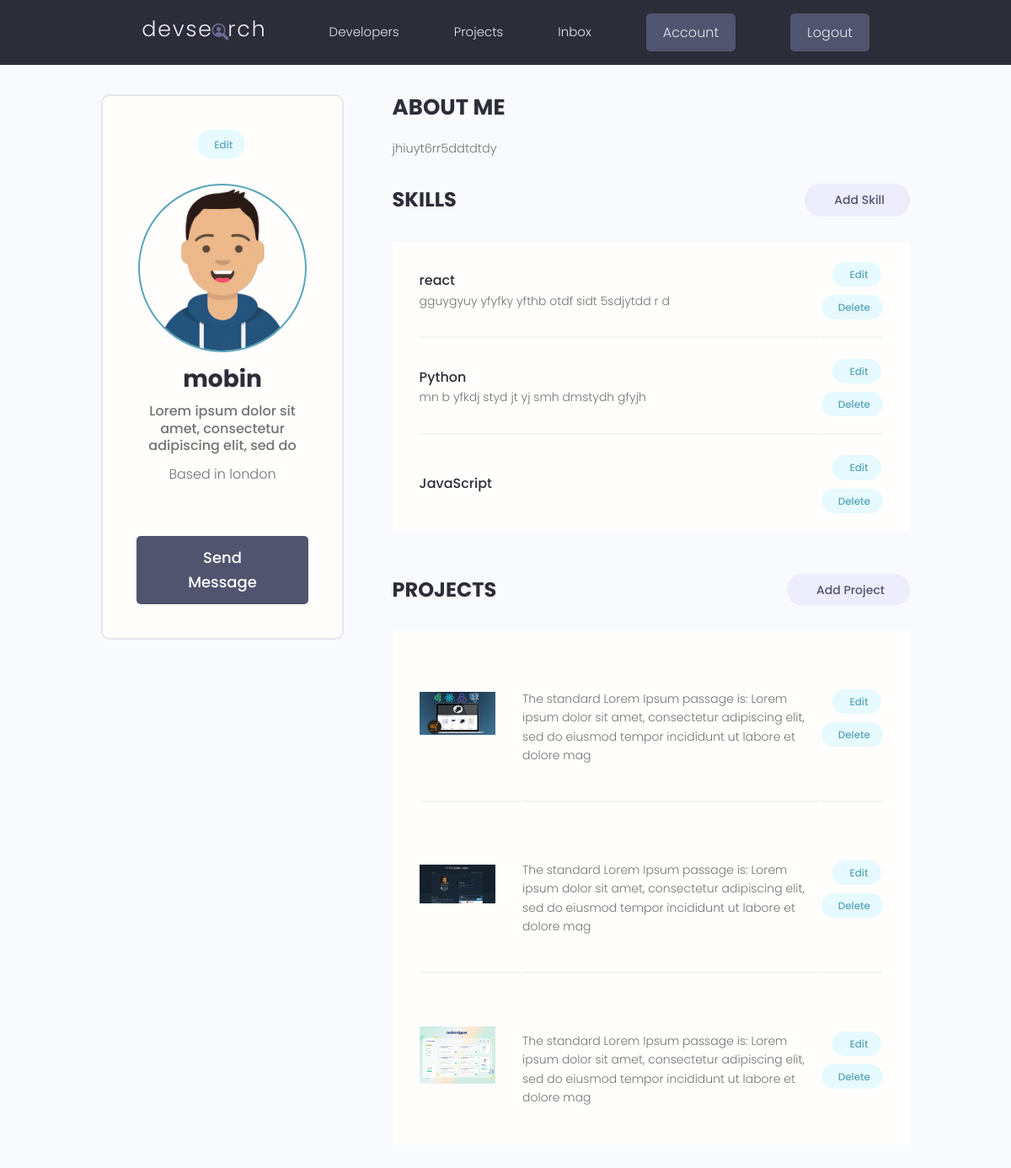
Screenshot of /account/ (signed in) with the database file from the repository.
### users/models.py (models this page shows, shortened)
class Profile(models.Model):
    user = models.OneToOneField(User, on_delete=models.CASCADE, null=True, blank=True,)
    name = models.CharField(max_length=200, null=True, blank=True)
    email = models.EmailField(max_length=500 , null=True, blank=True )
    username = models.CharField(max_length=200, null=True, blank=True)
    location = models.CharField(max_length=200, null=True, blank=True)
    short_intro = models.CharField(max_length=500, null=True, blank=True)
    bio = models.TextField(null=True, blank=True)
    profile_image = models.ImageField(null=True, blank=True,
                                      upload_to= 'profiles/', default='profiles/user-default.png')
    social_github = models.CharField(max_length=200, null=True, blank=True)
    social_twiiter =models.CharField(max_length=200, null=True, blank=True)
    social_linkedin =models.CharField(max_length=200, null=True, blank=True)
    social_youtube = models.CharField(max_length=200, null=True, blank=True)
    social_website = models.CharField(max_length=200, null=True, blank=True)
    created = models.DateField(auto_now_add=True)
    id = models.UUIDField(default=uuid.uuid4, unique=True,
                           primary_key= True, editable= False)

class Skill (models.Model):
    owner = models.ForeignKey(Profile, on_delete=models.CASCADE, null= True, blank=True,)
    name = models.CharField(max_length=200, null=True, blank=True)
    description = models.TextField(null=True, blank=True)
    created = models.DateField(auto_now_add=True)
    id = models.UUIDField(default=uuid.uuid4, unique=True,
                           primary_key= True, editable= False)

### projects/models.py (models this page shows, shortened)
class project(models.Model):
    owner = models.ForeignKey(
        Profile, null=True, blank= True, on_delete=models.SET_NULL)
    title = models.CharField(max_length= 200 )
    description = models.TextField(null= True , blank= True)
    featured_image = models.ImageField(null= True , blank= True , default= "default.jpg" )
    demo_link = models.CharField(max_length= 2000, null= True , blank= True)
    source_link = models.CharField(max_length= 2000, null= True , blank= True)
    tag = models.ManyToManyField('tag', blank=True)
    vote_total = models.IntegerField( default= 0 , blank= True, null= True)
    vote_ratio = models.IntegerField( default= 0 ,blank= True, null= True )
    created = models.DateField(auto_now_add=True)
    id = models.UUIDField(default=uuid.uuid4, unique=True, primary_key= True, editable= False)

### users/views.py (the view)
# urls.py: path('account/', views.userAccount, name='account'),
@login_required(login_url='login')
def userAccount(request):
    profile = request.user.profile
    skills = profile.skill_set.all()
    projects = profile.project_set.all()
    context = {'profile': profile, 'skills': skills,'projects': projects}
    return render(request, 'users/account.html', context)

### users/templates/users/account.html (shortened to what this page needs)
{% extends 'main.html' %}
{% block content %}
  <main class="settingsPage profile my-md">
    <div class="container">
      <div class="layout">
        <div class="column column--1of3">
          <div class="card text-center">
            <div class="card__body dev">
              <a class="tag tag--pill tag--main settings__btn" href="#"> Edit</a>
              <img class="avatar avatar--xl dev__avatar" src="{{ profile.profile_image.url }}" />
              <h2 class="dev__name">{{profile.name}}</h2>
              <p class="dev__title">{{profile.short_intro}}</p>
              <p class="dev__location">Based in {{profile.location}}</p>
              <a href="#" class="btn btn--sub btn--lg">Send Message </a>
            </div>
          </div>
        </div>
        <div class="column column--2of3">
          <div class="devInfo">
            <h3 class="devInfo__title">About Me</h3>
            <p class="devInfo__about"> {{ profile.bio }} </p>
          </div>
          <div class="settings">
            <h3 class="settings__title">Skills</h3>
            <a class="tag tag--pill tag--sub settings__btn tag--lg" href="#"> Add Skill</a>
          </div>
          <table class="settings__table">
            {% for skill in skills %}
            <tr>
              <td class="settings__tableInfo">
                <h4>{{skill.name}}</h4>
                <p>{{ skill.description }}</p>
              </td>
              <td class="settings__tableActions">
                <a class="tag tag--pill tag--main settings__btn" href="#"> Edit</a>
                <a class="tag tag--pill tag--main settings__btn" href="#">
                  Delete</a>
              </td>
            </tr>
            {% endfor %}
          </table>
          <div class="settings">
            <h3 class="settings__title">Projects</h3>
            <a class="tag tag--pill tag--sub settings__btn tag--lg" href="#"> Add Project</a>
          </div>
          <table class="settings__table">
            <tr>
            {% for project in projects %}
              <td class="settings__thumbnail">
                <a href="{% url 'project' project.id %}"><img src="{{project.featured_image.url}}" alt="Project Thumbnail" /></a>
              </td>
              <td class="settings__tableInfo">
                <a href="{% url 'project' project.id %}">{{projects.title}}</a>
                <p> {{project.description|slice:'150'}} </p>
              </td>
              <td class="settings__tableActions">
                <a class="tag tag--pill tag--main settings__btn" href="#"> Edit</a>
                <a class="tag tag--pill tag--main settings__btn" href="#">
                  Delete</a>
              </td>
            </tr>
            {% endfor %}
          </table>
        </div>
      </div>
    </div>
    {% endblock content %}

### static/styles/app.css (style rules this page uses)
:root { --color-sub: #2d2d39; }
.btn--sub { background-color: var(--color-sub-light); }
.card { border: 2px solid var(--color-light); }
img { width: 100%; }
.profile .card > .dev { padding: 4rem; }
.dev__avatar { display: block; margin: auto; }
.dev__name { color: var(--color-sub); font-size: 2.8rem; font-weight: 700; margin-top: 1rem; margin-bottom: 0.5rem; }
.dev__title { font-size: 1.6rem; font-weight: 500; line-height: 1.3; }
.dev__location { margin-top: 1rem; }
.devInfo { margin-bottom: 3rem; }
.devInfo__title, .devInfo__subtitle { font-size: 2.6rem; color: var(--color-sub); text-transform: uppercase; font-weight: 700; margin-bottom: 1.5rem; }
.devInfo__about, .devSkill__info { font-size: 1.45rem; line-height: 1.7; text-align: justify; }
.settingsPage .dev > .settings__btn { display: inline-block; margin-bottom: 3rem; }
.settings { display: flex; justify-content: space-between; align-items: center; }
.settings__title { font-size: 2.4rem; text-transform: uppercase; font-weight: 700; color: var(--color-sub); }
.settings__table { margin-top: 3rem; margin-bottom: 5rem; padding: 0 3rem; background: var(--color-white); }
.settings__table tr { width: 100%; }
.settings__table tr > td { padding: 2rem 0; }
.settings__table tr:not(:last-child) td { border-bottom: 2px solid var(--color-white-light); }
.settings__thumbnail { width: 23%; min-width: 10rem; }
.settings__thumbnail img { padding-right: 3rem; height: 15rem; object-fit: contain; }
.settings__tableInfo { width: 100%; }
.settings__tableInfo h4, .settings__tableInfo a { padding-right: 1rem; width: auto; font-size: 1.6rem; font-weight: 500; color: var(--color-sub); }
.settings__tableInfo p { font-size: 1.4rem; }
.settings__tableActions { text-align: right; }

### static/uikit/styles/modules/_variables.css (style rules this page uses)
:root { --color-main: #5aa5b9; --color-main-light: #e6faff; --color-sub: #3f4156; --color-sub-light: #51546e; --color-sub-lighter: #ededfd; --color-text: #737373; --color-gray: #8b8b8b; --color-light: #e5e7eb; --color-light-gray: #767676; --color-bg: #f8fafd; --color-white: #fffefd; --color-white-light: #f3f3f3; --color-success: #359e64; --color-success-bg: #def8e8; --color-error: #fc4b0b; --color-error-bg: #fff2ee; --font-base: 'Poppins', arial, helvetica, 'Segoe UI', roboto, ubuntu, sans-serif; --font-monospace: 'Fira Code', 'Courier New', courier, monospace; --font-regular: 300; --font-medium: 500; --font-bold: 700; --generic-shadow: 1px 1px 5px #00000010; --generic-transition: all 0.3s ease-in-out; }

### static/uikit/styles/modules/_base.css (style rules this page uses)
* { margin: 0; padding: 0; box-sizing: border-box; text-rendering: optimizeLegibility; color: inherit; font-size: inherit; }
html { font-size: 50%; }
@media only screen and (min-width: 480px) { html { font-size: 56.25%; } }
@media only screen and (min-width: 1200px) { html { font-size: 62.5%; } }
body { line-height: 1.6; font-weight: 400; font-size: 1.5rem; color: var(--color-text); background-color: var(--color-bg); min-height: 100vh; }

### static/uikit/styles/modules/_typography.css (style rules this page uses)
* { font-family: var(--font-base); }
h2 { font-size: 3.6rem; font-weight: var(--font-bold); }
h3 { font-size: 3.2rem; font-weight: var(--font-medium); }
h4 { font-size: 2.8rem; font-weight: var(--font-medium); }
p, span, strong { font-size: 1.6rem; color: var(--color-text); font-weight: var(--font-regular); }
a { padding-bottom: 2px; text-decoration: none; display: inline-block; color: var(--color-main); font-weight: var(--font-medium); }

### static/uikit/styles/modules/_utilities.css (style rules this page uses)
.container { width: 92%; max-width: 165rem; margin: 0 auto; box-sizing: border-box; }
@media screen and (min-width: 1000px) { .container { width: 90%; } }
@media screen and (min-width: 1200px) { .container { width: 80%; } }
.text-center { text-align: center; }
.my-md { margin: 3rem auto; }

### static/uikit/styles/modules/_avatar.css (style rules this page uses)
.avatar { border-radius: 50%; border: 2px solid var(--color-main); object-fit: cover; }
.avatar--xl { height: 20rem; width: 20rem; }

### static/uikit/styles/modules/_button.css (style rules this page uses)
.btn { display: inline-block; position: relative; cursor: pointer; background-color: var(--color-light); font-weight: var(--font-medium); color: var(--color-sub); text-decoration: none; padding: 1rem 2rem; border-radius: 0.5rem; border: none; width: -webkit-fit-content; width: -moz-fit-content; width: fit-content; height: -webkit-fit-content; height: -moz-fit-content; height: fit-content; font-size: 1.6rem; outline-width: 0; outline-color: transparent; -webkit-backface-visibility: hidden; backface-visibility: hidden; transition: all 0.3s ease-in-out; }
.btn--sub { background-color: var(--color-sub); color: var(--color-white); }
.btn--lg { font-size: 1.8rem; padding: 1.2rem 4.5rem; }

### rows the page displays
Profile: profile_image (picture), name "mobin", short_intro "Lorem ipsum dolor sit amet, consectetur adipiscing elit, sed do", location "london", bio "jhiuyt6rr5ddtdtdy"
Skill: name "react", description "gguygyuy yfyfky yfthb otdf sidt 5sdjytdd r d"
Skill: name "Python", description "mn b yfkdj styd jt yj smh dmstydh gfyjh"
Skill: name "JavaScript"
project: featured_image (picture), description "The standard Lorem Ipsum passage is: Lorem ipsum dolor sit amet, consectetur adipiscing elit, sed do eiusmod tempor incididunt ut labore et dolore mag"
project: featured_image (picture), description "The standard Lorem Ipsum passage is: Lorem ipsum dolor sit amet, consectetur adipiscing elit, sed do eiusmod tempor incididunt ut labore et dolore mag"
project: featured_image (picture), description "The standard Lorem Ipsum passage is: Lorem ipsum dolor sit amet, consectetur adipiscing elit, sed do eiusmod tempor incididunt ut labore et dolore mag"
